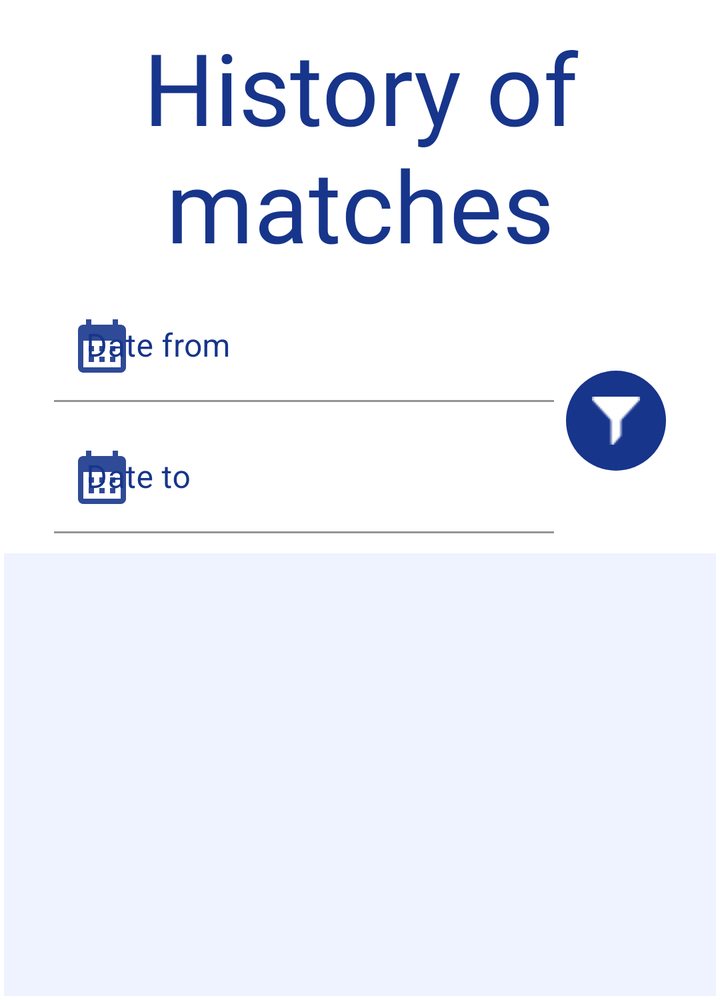
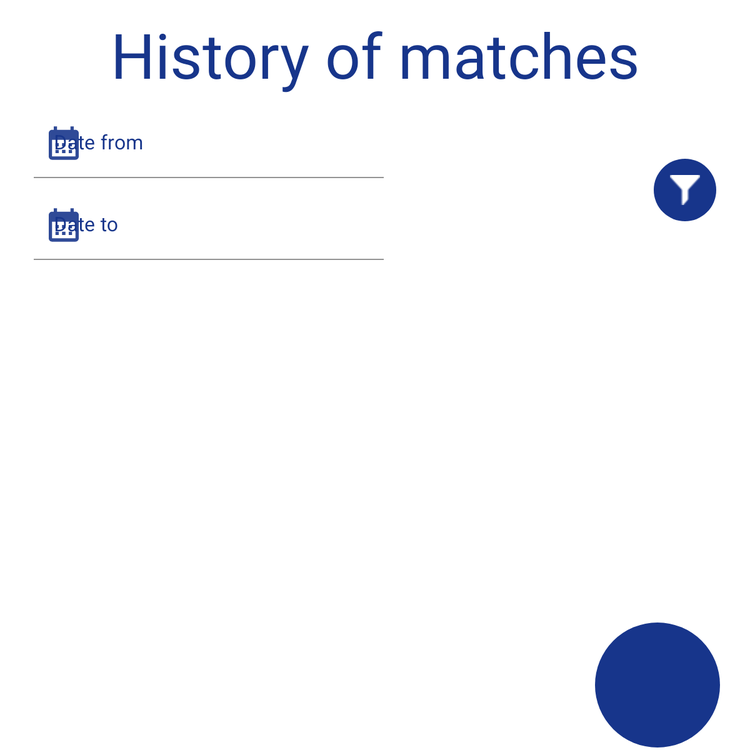

First picture: res/layout/ on a phone held upright. Second picture: the repository's own variant of that layout, on a device whose configuration matches the variant's folder. Source for both follows.
<!-- AndroidManifest.xml: application theme Theme.MobileAppVolley -->
<!-- res/layout/fragment_matchesdate_stats.xml -->
<layout xmlns:android="http://schemas.android.com/apk/res/android"
    xmlns:app="http://schemas.android.com/apk/res-auto"
    xmlns:tools="http://schemas.android.com/tools">

    <data>
        <variable
            name="callback"
            type="com.example.mobileappvolley.fragment.coach.FragmentMatchDateStats" />
    </data>

    <RelativeLayout

        android:layout_width="match_parent"
        android:layout_height="500dp"
        android:padding="2dp"
        tools:context=".fragment.coach.FragmentMatchDateStats">

        <TextView
            android:id="@+id/title"
            android:layout_width="wrap_content"
            android:layout_height="wrap_content"
            android:layout_alignParentStart="true"
            android:layout_alignParentTop="true"
            android:layout_alignParentEnd="true"
            android:layout_marginStart="25dp"
            android:layout_marginTop="8dp"
            android:layout_marginEnd="25dp"
            android:fontFamily="@font/dongle_regular"
            android:text="History of matches"
            android:textAlignment="center"
            android:textColor="@color/main_color"
            android:textSize="50sp" />

        <com.google.android.material.textfield.TextInputLayout
            android:id="@+id/textViewDateFrom"
            android:layout_width="250dp"
            android:layout_height="wrap_content"
            android:layout_below="@+id/title"
            android:layout_alignParentStart="true"

            android:layout_marginStart="25dp"
            android:layout_marginTop="10dp"

            android:hint="Date from"
            android:textColorHint="@color/main_color"
            app:boxBackgroundColor="@color/white"
            app:boxStrokeColor="@color/main_color"
            app:counterTextColor="@color/main_color"
            app:hintTextColor="@color/main_color"
            app:placeholderTextColor="@color/main_color"
            app:startIconDrawable="@drawable/ic_baseline_calendar_month_24"
            app:startIconTint="@color/main_color">

            <com.google.android.material.textfield.TextInputEditText
                android:id="@+id/editTextDateFrom"
                android:layout_width="match_parent"
                android:layout_height="wrap_content"
                android:layout_below="@+id/textField"
                android:layout_centerHorizontal="true"
                android:layout_marginTop="0dp"
                android:ems="10"
                android:clickable="false"
                android:cursorVisible="false"
                android:focusable="false"
                android:focusableInTouchMode="false"
                android:inputType="text"
                android:textColor="@color/main_color" />
        </com.google.android.material.textfield.TextInputLayout>

        <com.google.android.material.textfield.TextInputLayout
            android:id="@+id/textViewDateTo"
            android:layout_width="250dp"
            android:layout_height="wrap_content"
            android:layout_below="@+id/textViewDateFrom"
            android:layout_alignParentStart="true"

            android:layout_marginStart="25dp"
            android:layout_marginTop="10dp"

            android:hint="Date to"
            android:textColorHint="@color/main_color"
            app:boxBackgroundColor="@color/white"
            app:boxStrokeColor="@color/main_color"
            app:counterTextColor="@color/main_color"
            app:hintTextColor="@color/main_color"
            app:placeholderTextColor="@color/main_color"
            app:startIconDrawable="@drawable/ic_baseline_calendar_month_24"
            app:startIconTint="@color/main_color">

            <com.google.android.material.textfield.TextInputEditText
                android:id="@+id/editTextDateTo"
                android:layout_width="match_parent"
                android:layout_height="wrap_content"
                android:layout_below="@+id/textField"
                android:layout_centerHorizontal="true"
                android:layout_marginTop="0dp"
                android:ems="10"
                android:clickable="false"
                android:cursorVisible="false"
                android:focusable="false"
                android:focusableInTouchMode="false"
                android:inputType="text"
                android:textColor="@color/main_color" />
        </com.google.android.material.textfield.TextInputLayout>


        <androidx.appcompat.widget.AppCompatImageButton
            android:id="@+id/filter"
            android:layout_width="50dp"
            android:layout_height="50dp"
            android:layout_below="@+id/title"
            android:layout_alignParentEnd="true"
            android:layout_gravity="center"
            android:layout_marginStart="10dp"

            android:layout_marginTop="50dp"
            android:layout_marginEnd="25dp"
            android:layout_toEndOf="@+id/textViewPlanTrainingDate"
            android:background="@drawable/button_login"
            android:src="@drawable/filter"
            android:textColor="@color/white" />

        <androidx.recyclerview.widget.RecyclerView
            android:id="@+id/historyStatsRecyclerView"
            android:layout_width="match_parent"
            android:layout_height="match_parent"
            android:layout_below="@+id/textViewDateTo"
            android:layout_marginTop="10dp"
            android:layout_marginEnd="0dp"
            android:background="#EFF3FF" />
    </RelativeLayout>

</layout>
<!-- resources referenced by this layout -->
<resources>
  <color name="main_color">#17358b</color>
  <color name="white">#FFFFFFFF</color>
  <!-- drawable button_login (drawable-v24) -->
  <?xml version="1.0" encoding="utf-8"?>
  <shape xmlns:android="http://schemas.android.com/apk/res/android">
      <corners
          android:radius="100dp"
          />
      <solid
          android:color="@color/main_color"
          />
      <padding
          android:left="0dp"
          android:top="0dp"
          android:right="0dp"
          android:bottom="0dp"
          />
  
  </shape>
  <!-- drawable filter: png bitmap (drawable-v24, 485 bytes) -->
  <!-- drawable ic_baseline_calendar_month_24 (drawable) -->
  <vector android:alpha="0.9" android:height="32dp" android:tint="#17358B"
      android:viewportHeight="24" android:viewportWidth="24"
      android:width="32dp" xmlns:android="http://schemas.android.com/apk/res/android">
      <path android:fillColor="@android:color/white" android:pathData="M19,4h-1V2h-2v2H8V2H6v2H5C3.89,4 3.01,4.9 3.01,6L3,20c0,1.1 0.89,2 2,2h14c1.1,0 2,-0.9 2,-2V6C21,4.9 20.1,4 19,4zM19,20H5V10h14V20zM9,14H7v-2h2V14zM13,14h-2v-2h2V14zM17,14h-2v-2h2V14zM9,18H7v-2h2V18zM13,18h-2v-2h2V18zM17,18h-2v-2h2V18z"/>
  </vector>
  <style name="Theme.MobileAppVolley" parent="Theme.MaterialComponents.DayNight.DarkActionBar">
          <item name="windowNoTitle">true</item>
          <item name="windowActionBar">false</item>
          
          <item name="colorPrimary">@color/purple_500</item>
          <item name="colorPrimaryVariant">@color/black</item>
          <item name="colorOnPrimary">@color/white</item>
          
          <item name="colorSecondary">@color/teal_200</item>
          <item name="colorSecondaryVariant">@color/teal_700</item>
          <item name="colorOnSecondary">@color/black</item>
          
          <item name="android:statusBarColor" tools:targetApi="l">?attr/colorPrimaryVariant</item>
          
      </style>
  <color name="purple_500">#FF6200EE</color>
  <color name="black">#FF000000</color>
  <color name="teal_200">#FF03DAC5</color>
  <color name="teal_700">#FF018786</color>
</resources>
<!-- res/layout-sw600dp/fragment_matchesdate_stats.xml (the repository's variant of the layout above) -->
<!-- drawn on a 7-inch tablet held upright -->
<layout xmlns:android="http://schemas.android.com/apk/res/android"
    xmlns:app="http://schemas.android.com/apk/res-auto"
    xmlns:tools="http://schemas.android.com/tools">

    <data>
        <variable
            name="callback"
            type="com.example.mobileappvolley.fragment.coach.FragmentMatchDateStats" />
    </data>

    <RelativeLayout

        android:layout_width="match_parent"
        android:layout_height="600dp"
        android:padding="2dp"
        tools:context=".fragment.coach.FragmentMatchDateStats">

        <TextView
            android:id="@+id/title"
            android:layout_width="wrap_content"
            android:layout_height="wrap_content"
            android:layout_alignParentStart="true"
            android:layout_alignParentTop="true"
            android:layout_alignParentEnd="true"
            android:layout_marginStart="25dp"
            android:layout_marginTop="8dp"
            android:layout_marginEnd="25dp"
            android:fontFamily="@font/dongle_regular"
            android:text="History of matches"
            android:textAlignment="center"
            android:textColor="@color/main_color"
            android:textSize="50sp" />
        <com.google.android.material.textfield.TextInputLayout
            android:id="@+id/textViewDateFrom"
            android:layout_width="280dp"
            android:layout_height="wrap_content"
            android:layout_below="@+id/title"
            android:layout_alignParentStart="true"

            android:layout_marginStart="25dp"
            android:layout_marginTop="10dp"

            android:hint="Date from"
            android:textColorHint="@color/main_color"
            app:boxBackgroundColor="@color/white"
            app:boxStrokeColor="@color/main_color"
            app:counterTextColor="@color/main_color"
            app:hintTextColor="@color/main_color"
            app:placeholderTextColor="@color/main_color"
            app:startIconDrawable="@drawable/ic_baseline_calendar_month_24"
            app:startIconTint="@color/main_color">

            <com.google.android.material.textfield.TextInputEditText
                android:id="@+id/editTextDateFrom"
                android:layout_width="match_parent"
                android:layout_height="wrap_content"
                android:layout_below="@+id/textField"
                android:layout_centerHorizontal="true"
                android:layout_marginTop="0dp"
                android:ems="10"
                android:clickable="false"
                android:cursorVisible="false"
                android:focusable="false"
                android:focusableInTouchMode="false"
                android:inputType="text"
                android:textColor="@color/main_color" />
        </com.google.android.material.textfield.TextInputLayout>

        <com.google.android.material.textfield.TextInputLayout
            android:id="@+id/textViewDateTo"
            android:layout_width="280dp"
            android:layout_height="wrap_content"
            android:layout_below="@+id/textViewDateFrom"
            android:layout_alignParentStart="true"

            android:layout_marginStart="25dp"
            android:layout_marginTop="10dp"

            android:hint="Date to"
            android:textColorHint="@color/main_color"
            app:boxBackgroundColor="@color/white"
            app:boxStrokeColor="@color/main_color"
            app:counterTextColor="@color/main_color"
            app:hintTextColor="@color/main_color"
            app:placeholderTextColor="@color/main_color"
            app:startIconDrawable="@drawable/ic_baseline_calendar_month_24"
            app:startIconTint="@color/main_color">

            <com.google.android.material.textfield.TextInputEditText
                android:id="@+id/editTextDateTo"
                android:layout_width="match_parent"
                android:layout_height="wrap_content"
                android:layout_below="@+id/textField"
                android:layout_centerHorizontal="true"
                android:layout_marginTop="0dp"
                android:ems="10"
                android:clickable="false"
                android:cursorVisible="false"
                android:focusable="false"
                android:focusableInTouchMode="false"
                android:inputType="text"
                android:textColor="@color/main_color" />
        </com.google.android.material.textfield.TextInputLayout>


        <androidx.appcompat.widget.AppCompatImageButton
            android:id="@+id/filter"
            android:layout_width="50dp"
            android:layout_height="50dp"
            android:layout_below="@+id/title"
            android:layout_alignParentEnd="true"
            android:layout_gravity="center"
            android:layout_marginStart="10dp"

            android:layout_marginTop="50dp"
            android:layout_marginEnd="25dp"
            android:layout_toEndOf="@+id/textViewPlanTrainingDate"
            android:background="@drawable/button_login"
            android:src="@drawable/filter"
            android:textColor="@color/white" />
        <androidx.recyclerview.widget.RecyclerView
            android:id="@+id/historyStatsRecyclerView"
            android:layout_width="match_parent"
            android:layout_height="wrap_content"
            android:layout_below="@+id/textViewDateTo"
            android:layout_marginTop="10dp"
            android:layout_marginEnd="0dp"
            android:background="#EFF3FF" />

        <ImageButton
            android:id="@+id/createStatisticButton"
            android:layout_width="100dp"
            android:layout_height="100dp"
            android:layout_alignParentEnd="true"
            android:layout_alignParentBottom="true"
            android:layout_marginStart="900dp"
            android:layout_marginEnd="22dp"
            android:layout_marginBottom="0dp"
            android:background="@drawable/button_login"
            android:src="@drawable/ic_baseline_create_48" />

    </RelativeLayout>

</layout>
